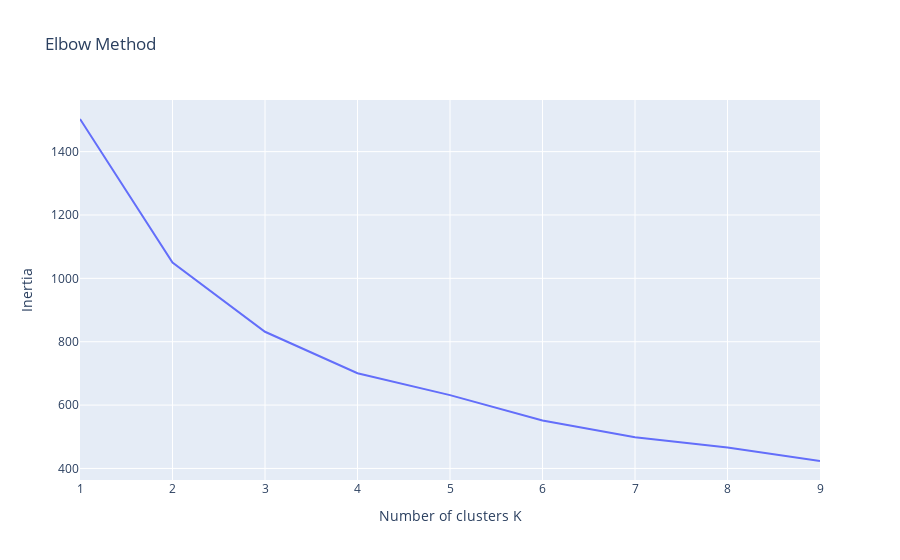

Notebook source saved alongside this figure:
### Markdown cell above
### Kmeans Clustering

Dans un premier temps, nous allons tenter de trouver le K optimal, c'est à dire le nombre de clusters, pour notre modèle de Kmeans en utilisant la méthode du coude. Pour chaque K allant de 1 à 9, nous allons afficher l'inertie du modèle calculé, c'est à dire la somme des distances au carré de chaque échantillon, par rapport à son centroid le plus proche. Il faut ensuite observer le graphe obtenue pour extraire le point d'inflexion dans la zone de coude, qui donne le K optimal.

### Code cell
X = data.iloc[:, 1:]

scaler = StandardScaler()
X_scaled = scaler.fit_transform(X)

inertia = []
k_range = range(1, 10)
for k in k_range:
    model = KMeans(n_clusters=k, random_state=0).fit(X_scaled)
    inertia.append(model.inertia_)

fig = px.line(x=k_range, y=inertia, title="Elbow Method", labels={'x' : 'Number of clusters K', 'y' : 'Inertia'})
fig.show()

### Figure 1 — Plotly figure (JSON) as saved in the notebook; plotly's stock layout.template omitted (floating-point values rounded to 4 significant figures)
{"data": [{"hovertemplate": "Number of clusters K=%{x}<br>Inertia=%{y}<extra></extra>", "legendgroup": "", "line": {"color": "#636efa", "dash": "solid"}, "marker": {"symbol": "circle"}, "mode": "lines", "name": "", "orientation": "v", "showlegend": false, "type": "scatter", "x": [1, 2, 3, 4, 5, 6, 7, 8, 9], "xaxis": "x", "y": [1503.0, 1050.0, 831.4, 700.4, 631.4, 551.5, 498.6, 465.9, 423.5], "yaxis": "y"}], "layout": {"legend": {"tracegroupgap": 0}, "title": {"text": "Elbow Method"}, "xaxis": {"anchor": "y", "domain": [0, 1], "title": {"text": "Number of clusters K"}}, "yaxis": {"anchor": "x", "domain": [0, 1], "title": {"text": "Inertia"}}}}
